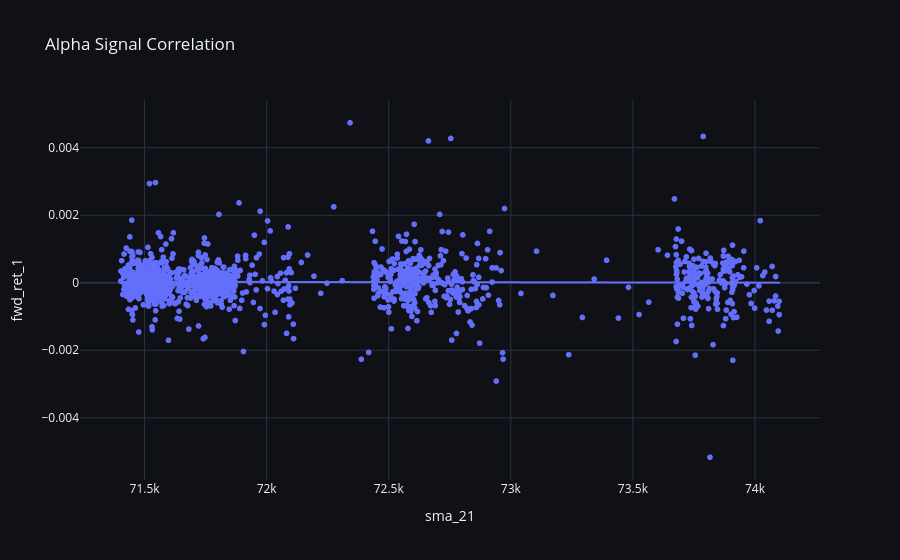

This figure's notebook cell:
### Markdown cell above
## 📊 Alpha Projection
Check basic correlation with forward returns.

### Code cell
df = session.run_alpha_score(df)
fig_scat = px.scatter(df.to_pandas(), x="sma_21", y="fwd_ret_1", trendline="ols", title="Alpha Signal Correlation")
fig_scat.update_layout(**PLOTLY_DARK)
fig_scat.show()

### Figure 1 — Plotly figure (JSON) as saved in the notebook; plotly's stock layout.template omitted (floating-point values rounded to 4 significant figures; data arrays with more than 128 entries replaced by an {"elided": "..."} marker saying what was removed)
{"data": [{"hovertemplate": "sma_21=%{x}<br>fwd_ret_1=%{y}<extra></extra>", "legendgroup": "", "marker": {"color": "#636efa", "symbol": "circle"}, "mode": "markers", "name": "", "showlegend": false, "type": "scattergl", "x": {"elided": "1440 float values"}, "xaxis": "x", "y": {"elided": "1440 float values"}, "yaxis": "y"}, {"hovertemplate": "<b>OLS trendline</b><br>fwd_ret_1 = -1.06049e-08 * sma_21 + 0.000787872<br>R<sup>2</sup>=0.000196<br><br>sma_21=%{x}<br>fwd_ret_1=%{y} <b>(trend)</b><extra></extra>", "legendgroup": "", "marker": {"color": "#636efa", "symbol": "circle"}, "mode": "lines", "name": "", "showlegend": false, "type": "scattergl", "x": {"elided": "1419 float values"}, "xaxis": "x", "y": {"elided": "1419 float values"}, "yaxis": "y"}], "layout": {"legend": {"tracegroupgap": 0}, "paper_bgcolor": "#0f1117", "plot_bgcolor": "#0f1117", "title": {"text": "Alpha Signal Correlation"}, "xaxis": {"anchor": "y", "domain": [0, 1], "title": {"text": "sma_21"}}, "yaxis": {"anchor": "x", "domain": [0, 1], "title": {"text": "fwd_ret_1"}}}}
